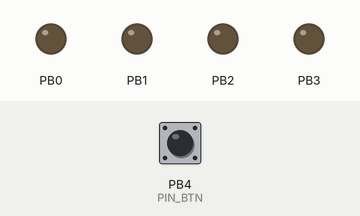
Recording of a sketch running on a simulated ATtiny85, built with avr-gcc and run on an emulated ATtiny85. Shown: output pins drawn as LEDs (lit = HIGH). The test bench sets the inputs (shaded band); at power-on: PB4 (PIN_BTN) HIGH. Sleep ends after the set time or at an interrupt; EEPROM starts erased.

Above: at 1.2 s.
1.3 s: PB4 (PIN_BTN) pulled LOW for 0.15 s
At 2.63 s:
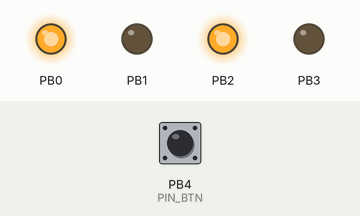
At 4.0 s:
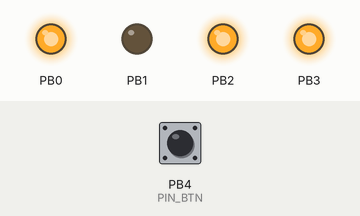
4.3 s: PB4 (PIN_BTN) pulled LOW for 3.2 s
9.0 s: PB4 (PIN_BTN) pulled LOW for 1 s
At 10.73 s:
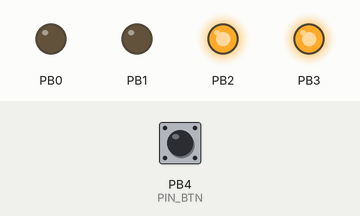
Timing chart, 0 to 14.7 s (numbered marks = the images above; inputs shaded):
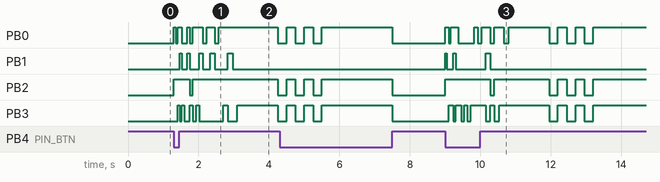

The sketch:

dice.ino
```cpp
// (licence header left out)
#include <avr/pgmspace.h>
#include <avr/interrupt.h>
#include <avr/sleep.h>
#include <avr/wdt.h>
#include <avr/eeprom.h>


#define PIN_BTN 4
#define NUMBER_EMPTY 6

const uint8_t numbers[7] PROGMEM = {
  0b1000,
  0b0100,
  0b1100,
  0b0101,
  0b1101,
  0b0111,
  0b0000,
};


void setup() {
  // turn off adc/wdt to save power
  WDTCR = 0;
  ADCSRA = 0;

  // wake up when PIN_BTN state changes
  sleepSetup(_BV(PIN_BTN));

  randomSetup();
}

uint8_t buttonRead() {
  return !(PINB & _BV(PIN_BTN));
}

void showNumber(const uint8_t n) {
  PORTB = pgm_read_byte(numbers + n) | _BV(PIN_BTN);
}

void goToSleep() {
  // all pins as inputs
  DDRB = 0;
  PORTB = _BV(PIN_BTN);
  // enter sleep
  sleepEnter();
  // set led pins as outputs, set button as input_pullup
  DDRB = 0b01111;
}

void loop() {
  goToSleep();
  if (!buttonRead()) return;

  uint8_t d = 50;
  uint8_t cnt = 20;
  uint8_t n = 0, n1 = 0;
  while (cnt--) {
    while (n == n1) {
      n1 = randomN(6);
    }
    n = n1;
    showNumber(n);
    delay(d);
    d += 5;
  }

  delay(1000);

  cnt = 3;
  while (cnt--) {
    showNumber(NUMBER_EMPTY);
    delay(250);
    showNumber(n);
    delay(250);
  }
}
```

x10_random.ino
```cpp
uint16_t randomNumber = 0;

uint16_t lfsr16Next(const uint16_t n) {
  return (n >> 0x01U) ^ (-(n & 0x01U) & 0xB400U);
}

uint16_t randomN(const uint16_t limit) {
  return (randomNumber = lfsr16Next(randomNumber)) % limit;
}

void randomSetup() {
  randomNumber = lfsr16Next(eeprom_read_word(0) ^ 0x453f);
  eeprom_write_word(0, randomNumber);
}
```

x20_sleep.ino
```cpp
ISR (PCINT0_vect) {
  // disable interrupt enable flag
  GIMSK &= ~(_BV(PCIE));
}

void sleepEnter() {
  cli();

  wdt_reset();

  // enable iterrupt on change and clear interrupt flag
  GIFR = _BV(PCIF);
  GIMSK |= _BV(PCIE);

  // enable possibility to enter sleep mode
  sleep_enable();
  // disable BOD - needs to be done exactly before sleep
  sleep_bod_disable();
  // enable interrupts (on change interrupt) to wake the cpu
  sei();
  // go to sleep finally
  sleep_cpu();
  // disable possibility to enter sleep mode
  sleep_disable();
  // enable interrupts (just for sure)
  sei();
}

void sleepSetup(const uint8_t pcmsk) {
  // select sleep mode and configure on-change interrupt source
  set_sleep_mode(SLEEP_MODE_PWR_DOWN);
  PCMSK = pcmsk;
}
```

Measured:
- after the input at 1.3 s, PB2: LOW → HIGH at once, → LOW 0.46 s later, → HIGH 0.09 s later, → LOW 2.4 s later
- after the input at 9.0 s, PB1: goes HIGH 0.05 s, LOW 0.18 s, HIGH 0.07 s, LOW 0.86 s, HIGH 0.12 s, then LOW, starting at once; PB2: LOW → HIGH at once, → LOW 1.3 s later, → HIGH 0.13 s later, → LOW 1.6 s later, … (9 changes in this stretch)
